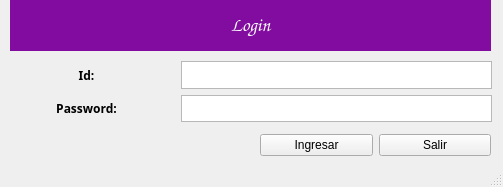
<?xml version="1.0" encoding="UTF-8"?>
<ui version="4.0">
 <class>MainWindow</class>
 <widget class="QMainWindow" name="MainWindow">
  <property name="geometry">
   <rect>
    <x>0</x>
    <y>0</y>
    <width>503</width>
    <height>187</height>
   </rect>
  </property>
  <property name="windowTitle">
   <string>MainWindow</string>
  </property>
  <widget class="QWidget" name="centralwidget">
   <widget class="QWidget" name="verticalLayoutWidget">
    <property name="geometry">
     <rect>
      <x>10</x>
      <y>0</y>
      <width>481</width>
      <height>51</height>
     </rect>
    </property>
    <layout class="QVBoxLayout" name="Vertical_Layout">
     <property name="spacing">
      <number>6</number>
     </property>
     <item>
      <widget class="QLabel" name="lbl_Login">
       <property name="palette">
        <palette>
         <active>
          <colorrole role="WindowText">
           <brush brushstyle="SolidPattern">
            <color alpha="255">
             <red>0</red>
             <green>0</green>
             <blue>0</blue>
            </color>
           </brush>
          </colorrole>
          <colorrole role="Button">
           <brush brushstyle="SolidPattern">
            <color alpha="255">
             <red>130</red>
             <green>12</green>
             <blue>159</blue>
            </color>
           </brush>
          </colorrole>
          <colorrole role="Light">
           <brush brushstyle="SolidPattern">
            <color alpha="255">
             <red>195</red>
             <green>18</green>
             <blue>238</blue>
            </color>
           </brush>
          </colorrole>
          <colorrole role="Midlight">
           <brush brushstyle="SolidPattern">
            <color alpha="255">
             <red>162</red>
             <green>15</green>
             <blue>198</blue>
            </color>
           </brush>
          </colorrole>
          <colorrole role="Dark">
           <brush brushstyle="SolidPattern">
            <color alpha="255">
             <red>65</red>
             <green>6</green>
             <blue>79</blue>
            </color>
           </brush>
          </colorrole>
          <colorrole role="Mid">
           <brush brushstyle="SolidPattern">
            <color alpha="255">
             <red>87</red>
             <green>8</green>
             <blue>106</blue>
            </color>
           </brush>
          </colorrole>
          <colorrole role="Text">
           <brush brushstyle="SolidPattern">
            <color alpha="255">
             <red>0</red>
             <green>0</green>
             <blue>0</blue>
            </color>
           </brush>
          </colorrole>
          <colorrole role="BrightText">
           <brush brushstyle="SolidPattern">
            <color alpha="255">
             <red>255</red>
             <green>255</green>
             <blue>255</blue>
            </color>
           </brush>
          </colorrole>
          <colorrole role="ButtonText">
           <brush brushstyle="SolidPattern">
            <color alpha="255">
             <red>0</red>
             <green>0</green>
             <blue>0</blue>
            </color>
           </brush>
          </colorrole>
          <colorrole role="Base">
           <brush brushstyle="SolidPattern">
            <color alpha="255">
             <red>255</red>
             <green>255</green>
             <blue>255</blue>
            </color>
           </brush>
          </colorrole>
          <colorrole role="Window">
           <brush brushstyle="SolidPattern">
            <color alpha="255">
             <red>130</red>
             <green>12</green>
             <blue>159</blue>
            </color>
           </brush>
          </colorrole>
          <colorrole role="Shadow">
           <brush brushstyle="SolidPattern">
            <color alpha="255">
             <red>0</red>
             <green>0</green>
             <blue>0</blue>
            </color>
           </brush>
          </colorrole>
          <colorrole role="AlternateBase">
           <brush brushstyle="SolidPattern">
            <color alpha="255">
             <red>192</red>
             <green>133</green>
             <blue>207</blue>
            </color>
           </brush>
          </colorrole>
          <colorrole role="ToolTipBase">
           <brush brushstyle="SolidPattern">
            <color alpha="255">
             <red>255</red>
             <green>255</green>
             <blue>220</blue>
            </color>
           </brush>
          </colorrole>
          <colorrole role="ToolTipText">
           <brush brushstyle="SolidPattern">
            <color alpha="255">
             <red>0</red>
             <green>0</green>
             <blue>0</blue>
            </color>
           </brush>
          </colorrole>
          <colorrole role="PlaceholderText">
           <brush brushstyle="SolidPattern">
            <color alpha="128">
             <red>0</red>
             <green>0</green>
             <blue>0</blue>
            </color>
           </brush>
          </colorrole>
         </active>
         <inactive>
          <colorrole role="WindowText">
           <brush brushstyle="SolidPattern">
            <color alpha="255">
             <red>0</red>
             <green>0</green>
             <blue>0</blue>
            </color>
           </brush>
          </colorrole>
          <colorrole role="Button">
           <brush brushstyle="SolidPattern">
            <color alpha="255">
             <red>130</red>
             <green>12</green>
             <blue>159</blue>
            </color>
           </brush>
          </colorrole>
          <colorrole role="Light">
           <brush brushstyle="SolidPattern">
            <color alpha="255">
             <red>195</red>
             <green>18</green>
             <blue>238</blue>
            </color>
           </brush>
          </colorrole>
          <colorrole role="Midlight">
           <brush brushstyle="SolidPattern">
            <color alpha="255">
             <red>162</red>
             <green>15</green>
             <blue>198</blue>
            </color>
           </brush>
          </colorrole>
          <colorrole role="Dark">
           <brush brushstyle="SolidPattern">
            <color alpha="255">
             <red>65</red>
             <green>6</green>
             <blue>79</blue>
            </color>
           </brush>
          </colorrole>
          <colorrole role="Mid">
           <brush brushstyle="SolidPattern">
            <color alpha="255">
             <red>87</red>
             <green>8</green>
             <blue>106</blue>
            </color>
           </brush>
          </colorrole>
          <colorrole role="Text">
           <brush brushstyle="SolidPattern">
            <color alpha="255">
             <red>0</red>
             <green>0</green>
             <blue>0</blue>
            </color>
           </brush>
          </colorrole>
          <colorrole role="BrightText">
           <brush brushstyle="SolidPattern">
            <color alpha="255">
             <red>255</red>
             <green>255</green>
             <blue>255</blue>
            </color>
           </brush>
          </colorrole>
          <colorrole role="ButtonText">
           <brush brushstyle="SolidPattern">
            <color alpha="255">
             <red>0</red>
             <green>0</green>
             <blue>0</blue>
            </color>
           </brush>
          </colorrole>
          <colorrole role="Base">
           <brush brushstyle="SolidPattern">
            <color alpha="255">
             <red>255</red>
             <green>255</green>
             <blue>255</blue>
            </color>
           </brush>
          </colorrole>
          <colorrole role="Window">
           <brush brushstyle="SolidPattern">
            <color alpha="255">
             <red>130</red>
             <green>12</green>
             <blue>159</blue>
            </color>
           </brush>
          </colorrole>
          <colorrole role="Shadow">
           <brush brushstyle="SolidPattern">
            <color alpha="255">
             <red>0</red>
             <green>0</green>
             <blue>0</blue>
            </color>
           </brush>
          </colorrole>
          <colorrole role="AlternateBase">
           <brush brushstyle="SolidPattern">
            <color alpha="255">
             <red>192</red>
             <green>133</green>
             <blue>207</blue>
            </color>
           </brush>
          </colorrole>
          <colorrole role="ToolTipBase">
           <brush brushstyle="SolidPattern">
            <color alpha="255">
             <red>255</red>
             <green>255</green>
             <blue>220</blue>
            </color>
           </brush>
          </colorrole>
          <colorrole role="ToolTipText">
           <brush brushstyle="SolidPattern">
            <color alpha="255">
             <red>0</red>
             <green>0</green>
             <blue>0</blue>
            </color>
           </brush>
          </colorrole>
          <colorrole role="PlaceholderText">
           <brush brushstyle="SolidPattern">
            <color alpha="128">
             <red>0</red>
             <green>0</green>
             <blue>0</blue>
            </color>
           </brush>
          </colorrole>
         </inactive>
         <disabled>
          <colorrole role="WindowText">
           <brush brushstyle="SolidPattern">
            <color alpha="255">
             <red>65</red>
             <green>6</green>
             <blue>79</blue>
            </color>
           </brush>
          </colorrole>
          <colorrole role="Button">
           <brush brushstyle="SolidPattern">
            <color alpha="255">
             <red>130</red>
             <green>12</green>
             <blue>159</blue>
            </color>
           </brush>
          </colorrole>
          <colorrole role="Light">
           <brush brushstyle="SolidPattern">
            <color alpha="255">
             <red>195</red>
             <green>18</green>
             <blue>238</blue>
            </color>
           </brush>
          </colorrole>
          <colorrole role="Midlight">
           <brush brushstyle="SolidPattern">
            <color alpha="255">
             <red>162</red>
             <green>15</green>
             <blue>198</blue>
            </color>
           </brush>
          </colorrole>
          <colorrole role="Dark">
           <brush brushstyle="SolidPattern">
            <color alpha="255">
             <red>65</red>
             <green>6</green>
             <blue>79</blue>
            </color>
           </brush>
          </colorrole>
          <colorrole role="Mid">
           <brush brushstyle="SolidPattern">
            <color alpha="255">
             <red>87</red>
             <green>8</green>
             <blue>106</blue>
            </color>
           </brush>
          </colorrole>
          <colorrole role="Text">
           <brush brushstyle="SolidPattern">
            <color alpha="255">
             <red>65</red>
             <green>6</green>
             <blue>79</blue>
            </color>
           </brush>
          </colorrole>
          <colorrole role="BrightText">
           <brush brushstyle="SolidPattern">
            <color alpha="255">
             <red>255</red>
             <green>255</green>
             <blue>255</blue>
            </color>
           </brush>
          </colorrole>
          <colorrole role="ButtonText">
           <brush brushstyle="SolidPattern">
            <color alpha="255">
             <red>65</red>
             <green>6</green>
             <blue>79</blue>
            </color>
           </brush>
          </colorrole>
          <colorrole role="Base">
           <brush brushstyle="SolidPattern">
            <color alpha="255">
             <red>130</red>
             <green>12</green>
             <blue>159</blue>
            </color>
           </brush>
          </colorrole>
          <colorrole role="Window">
           <brush brushstyle="SolidPattern">
            <color alpha="255">
             <red>130</red>
             <green>12</green>
             <blue>159</blue>
            </color>
           </brush>
          </colorrole>
          <colorrole role="Shadow">
           <brush brushstyle="SolidPattern">
            <color alpha="255">
             <red>0</red>
             <green>0</green>
             <blue>0</blue>
            </color>
           </brush>
          </colorrole>
          <colorrole role="AlternateBase">
           <brush brushstyle="SolidPattern">
            <color alpha="255">
             <red>130</red>
             <green>12</green>
             <blue>159</blue>
            </color>
           </brush>
          </colorrole>
          <colorrole role="ToolTipBase">
           <brush brushstyle="SolidPattern">
            <color alpha="255">
             <red>255</red>
             <green>255</green>
             <blue>220</blue>
            </color>
           </brush>
          </colorrole>
          <colorrole role="ToolTipText">
           <brush brushstyle="SolidPattern">
            <color alpha="255">
             <red>0</red>
             <green>0</green>
             <blue>0</blue>
            </color>
           </brush>
          </colorrole>
          <colorrole role="PlaceholderText">
           <brush brushstyle="SolidPattern">
            <color alpha="128">
             <red>0</red>
             <green>0</green>
             <blue>0</blue>
            </color>
           </brush>
          </colorrole>
         </disabled>
        </palette>
       </property>
       <property name="font">
        <font>
         <family>Comic Sans MS</family>
         <pointsize>14</pointsize>
         <weight>75</weight>
         <bold>true</bold>
        </font>
       </property>
       <property name="autoFillBackground">
        <bool>true</bool>
       </property>
       <property name="text">
        <string>&lt;html&gt;&lt;head/&gt;&lt;body&gt;&lt;p align=&quot;center&quot;&gt;&lt;span style=&quot; font-size:14pt; font-weight:600; color:#ffffff;&quot;&gt;Login&lt;/span&gt;&lt;/p&gt;&lt;/body&gt;&lt;/html&gt;</string>
       </property>
       <property name="alignment">
        <set>Qt::AlignCenter</set>
       </property>
      </widget>
     </item>
    </layout>
   </widget>
   <widget class="QWidget" name="verticalLayoutWidget_2">
    <property name="geometry">
     <rect>
      <x>260</x>
      <y>130</y>
      <width>231</width>
      <height>31</height>
     </rect>
    </property>
    <layout class="QHBoxLayout" name="horizontalLayout_2">
     <item>
      <widget class="QPushButton" name="btn_Ingresar">
       <property name="text">
        <string>Ingresar</string>
       </property>
       <property name="icon">
        <iconset>
         <normaloff>Icon/Enter.ico</normaloff>Icon/Enter.ico</iconset>
       </property>
      </widget>
     </item>
     <item>
      <widget class="QPushButton" name="btn_Salir">
       <property name="text">
        <string>Salir</string>
       </property>
       <property name="icon">
        <iconset>
         <normaloff>Icon/Cancelar.ico</normaloff>Icon/Cancelar.ico</iconset>
       </property>
      </widget>
     </item>
    </layout>
   </widget>
   <widget class="QWidget" name="">
    <property name="geometry">
     <rect>
      <x>11</x>
      <y>61</y>
      <width>151</width>
      <height>61</height>
     </rect>
    </property>
    <layout class="QVBoxLayout" name="verticalLayout_3">
     <item>
      <widget class="QLabel" name="lbl_Id">
       <property name="enabled">
        <bool>true</bool>
       </property>
       <property name="font">
        <font>
         <family>Lucida Bright</family>
         <weight>75</weight>
         <bold>true</bold>
        </font>
       </property>
       <property name="text">
        <string>Id:</string>
       </property>
       <property name="alignment">
        <set>Qt::AlignCenter</set>
       </property>
      </widget>
     </item>
     <item>
      <widget class="QLabel" name="lbl_Pass">
       <property name="font">
        <font>
         <family>Lucida Bright</family>
         <weight>75</weight>
         <bold>true</bold>
        </font>
       </property>
       <property name="text">
        <string>Password:</string>
       </property>
       <property name="alignment">
        <set>Qt::AlignCenter</set>
       </property>
      </widget>
     </item>
    </layout>
   </widget>
   <widget class="QWidget" name="">
    <property name="geometry">
     <rect>
      <x>181</x>
      <y>61</y>
      <width>311</width>
      <height>61</height>
     </rect>
    </property>
    <layout class="QVBoxLayout" name="verticalLayout_4">
     <item>
      <widget class="QTextEdit" name="txt_Pass"/>
     </item>
     <item>
      <widget class="QTextEdit" name="txt_Id">
       <property name="overwriteMode">
        <bool>false</bool>
       </property>
      </widget>
     </item>
    </layout>
   </widget>
  </widget>
  <widget class="QStatusBar" name="statusbar"/>
 </widget>
 <resources/>
 <connections>
  <connection>
   <sender>btn_Ingresar</sender>
   <signal>clicked()</signal>
   <receiver>txt_Pass</receiver>
   <slot>selectAll()</slot>
   <hints>
    <hint type="sourcelabel">
     <x>328</x>
     <y>144</y>
    </hint>
    <hint type="destinationlabel">
     <x>302</x>
     <y>100</y>
    </hint>
   </hints>
  </connection>
  <connection>
   <sender>btn_Ingresar</sender>
   <signal>clicked()</signal>
   <receiver>txt_Id</receiver>
   <slot>selectAll()</slot>
   <hints>
    <hint type="sourcelabel">
     <x>275</x>
     <y>147</y>
    </hint>
    <hint type="destinationlabel">
     <x>272</x>
     <y>76</y>
    </hint>
   </hints>
  </connection>
 </connections>
</ui>
